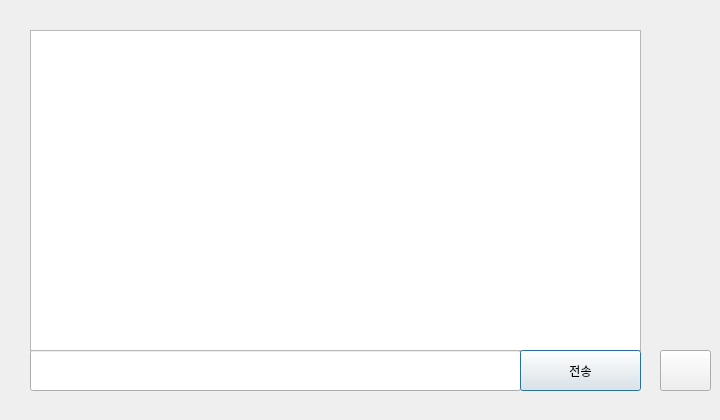
<?xml version="1.0" encoding="UTF-8"?>
<ui version="4.0">
 <class>chat</class>
 <widget class="QDialog" name="chat">
  <property name="geometry">
   <rect>
    <x>0</x>
    <y>0</y>
    <width>720</width>
    <height>420</height>
   </rect>
  </property>
  <property name="windowTitle">
   <string>Dialog</string>
  </property>
  <widget class="QLineEdit" name="chat_edit">
   <property name="geometry">
    <rect>
     <x>30</x>
     <y>350</y>
     <width>491</width>
     <height>41</height>
    </rect>
   </property>
  </widget>
  <widget class="QTextBrowser" name="chat_browser">
   <property name="geometry">
    <rect>
     <x>30</x>
     <y>30</y>
     <width>611</width>
     <height>321</height>
    </rect>
   </property>
  </widget>
  <widget class="QPushButton" name="chat_btn">
   <property name="geometry">
    <rect>
     <x>520</x>
     <y>350</y>
     <width>121</width>
     <height>41</height>
    </rect>
   </property>
   <property name="text">
    <string>전송</string>
   </property>
  </widget>
  <widget class="QPushButton" name="exit_btn">
   <property name="geometry">
    <rect>
     <x>660</x>
     <y>350</y>
     <width>51</width>
     <height>41</height>
    </rect>
   </property>
   <property name="text">
    <string/>
   </property>
   <property name="icon">
    <iconset resource="img.qrc">
     <normaloff>:/new/prefix1/img/undo.png</normaloff>:/new/prefix1/img/undo.png</iconset>
   </property>
   <property name="iconSize">
    <size>
     <width>50</width>
     <height>50</height>
    </size>
   </property>
  </widget>
 </widget>
 <resources>
  <include location="img.qrc"/>
 </resources>
 <connections/>
</ui>
